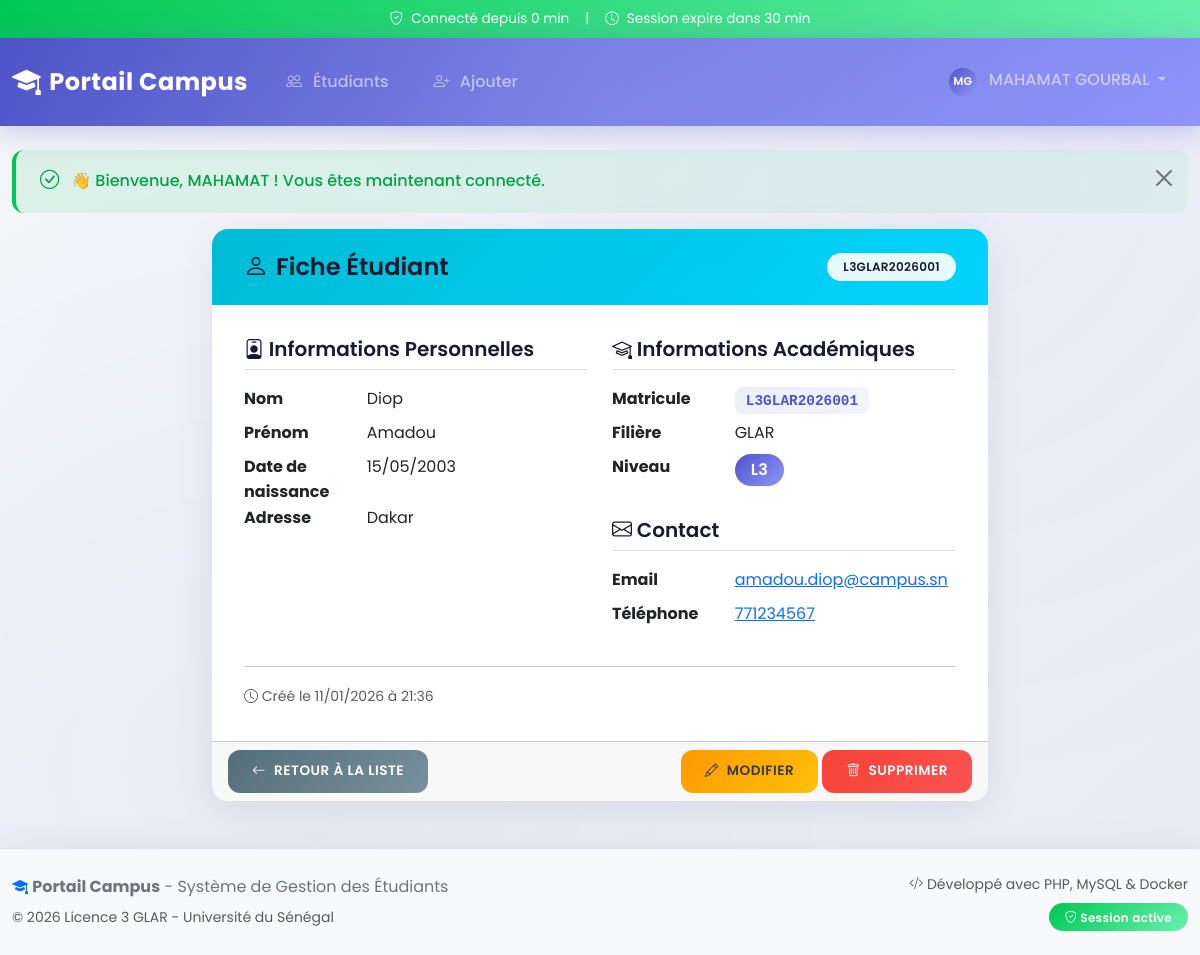
/students/view.php?id=1 (signed in), run on the app's committed database.
### tables this page shows
CREATE TABLE IF NOT EXISTS etudiants (
    id INT AUTO_INCREMENT PRIMARY KEY,
    matricule VARCHAR(20) UNIQUE NOT NULL,
    nom VARCHAR(100) NOT NULL,
    prenom VARCHAR(100) NOT NULL,
    email VARCHAR(150) UNIQUE,
    telephone VARCHAR(20),
    filiere VARCHAR(50),
    niveau ENUM('L1', 'L2', 'L3', 'M1', 'M2') DEFAULT 'L1',
    date_naissance DATE,
    adresse TEXT,
    created_at TIMESTAMP DEFAULT CURRENT_TIMESTAMP,
    updated_at TIMESTAMP DEFAULT CURRENT_TIMESTAMP ON UPDATE CURRENT_TIMESTAMP,
    
    INDEX idx_nom (nom),
    INDEX idx_filiere (filiere),
    INDEX idx_niveau (niveau)
);

### includes/functions.php (called while the page is built, shortened)
<?php
function e(string $string): string {
    return htmlspecialchars($string, ENT_QUOTES, 'UTF-8');
}
?>

### students/view.php (the view, shortened to what this page needs)
<?php
require_once __DIR__ . '/../includes/functions.php';
require_once __DIR__ . '/../config/database.php';
$id = intval($_GET['id'] ?? 0);
$stmt = $pdo->prepare('SELECT * FROM etudiants WHERE id = ?');
$stmt->execute([$id]);
$student = $stmt->fetch();
require_once __DIR__ . '/../includes/header.php';
?>
<div class="row">
    <div class="col-md-8 mx-auto">
        <div class="card">
            <div class="card-header bg-info text-white d-flex justify-content-between align-items-center">
                <h4 class="mb-0"><i class="bi bi-person"></i> Fiche Étudiant</h4>
                <span class="badge bg-light text-dark"><?= e($student['matricule']) ?></span>
            </div>
            <div class="card-body">
                <div class="row">
                    <div class="col-md-6">
                        <h5 class="border-bottom pb-2 mb-3">
                            <i class="bi bi-person-badge"></i> Informations Personnelles
                        </h5>
                        <dl class="row">
                            <dt class="col-sm-4">Nom</dt>
                            <dd class="col-sm-8"><?= e($student['nom']) ?></dd>
                            <dt class="col-sm-4">Prénom</dt>
                            <dd class="col-sm-8"><?= e($student['prenom']) ?></dd>
                            <dt class="col-sm-4">Date de naissance</dt>
                            <dd class="col-sm-8">
                                <?php if ($student['date_naissance']): ?>
                                <?= date('d/m/Y', strtotime($student['date_naissance'])) ?>
                                <?php else: ?>
                                <span class="text-muted">Non renseigné</span>
                                <?php endif; ?>
                            </dd>
                            <dt class="col-sm-4">Adresse</dt>
                            <dd class="col-sm-8">
                                <?= $student['adresse'] ? e($student['adresse']) : '<span class="text-muted">Non renseignée</span>' ?>
                            </dd>
                        </dl>
                    </div>
                    <div class="col-md-6">
                        <h5 class="border-bottom pb-2 mb-3">
                            <i class="bi bi-mortarboard"></i> Informations Académiques
                        </h5>
                        <dl class="row">
                            <dt class="col-sm-4">Matricule</dt>
                            <dd class="col-sm-8"><code><?= e($student['matricule']) ?></code></dd>
                            <dt class="col-sm-4">Filière</dt>
                            <dd class="col-sm-8">
                                <?= $student['filiere'] ? e($student['filiere']) : '<span class="text-muted">Non renseignée</span>' ?>
                            </dd>
                            <dt class="col-sm-4">Niveau</dt>
                            <dd class="col-sm-8">
                                <span class="badge bg-primary fs-6"><?= e($student['niveau']) ?></span>
                            </dd>
                        </dl>
                        <h5 class="border-bottom pb-2 mb-3 mt-4">
                            <i class="bi bi-envelope"></i> Contact
                        </h5>
                        <dl class="row">
                            <dt class="col-sm-4">Email</dt>
                            <dd class="col-sm-8">
                                <?php if ($student['email']): ?>
                                <a href="mailto:<?= e($student['email']) ?>"><?= e($student['email']) ?></a>
                                <?php else: ?>
                                <span class="text-muted">Non renseigné</span>
                                <?php endif; ?>
                            </dd>
                            <dt class="col-sm-4">Téléphone</dt>
                            <dd class="col-sm-8">
                                <?php if ($student['telephone']): ?>
                                <a href="tel:<?= e($student['telephone']) ?>"><?= e($student['telephone']) ?></a>
                                <?php else: ?>
                                <span class="text-muted">Non renseigné</span>
                                <?php endif; ?>
                            </dd>
                        </dl>
                    </div>
                </div>
                <hr>
                <div class="row">
                    <div class="col-12">
                        <small class="text-muted">
                            <i class="bi bi-clock"></i> Créé le <?= date('d/m/Y à H:i', strtotime($student['created_at'])) ?>
                        </small>
                    </div>
                </div>
            </div>
            <div class="card-footer">
                <div class="d-flex justify-content-between">
                    <a href="/students/list.php" class="btn btn-secondary">
                        <i class="bi bi-arrow-left"></i> Retour à la liste
                    </a>
                    <div>
                        <a href="/students/edit.php?id=<?= $student['id'] ?>" class="btn btn-warning">
                            <i class="bi bi-pencil"></i> Modifier
                        </a>
                        <a href="/students/delete.php?id=<?= $student['id'] ?>" class="btn btn-danger"
                           onclick="return confirm('Êtes-vous sûr de vouloir supprimer cet étudiant ?')">
                            <i class="bi bi-trash"></i> Supprimer
                        </a>
                    </div>
                </div>
            </div>
        </div>
    </div>
</div>
<?php require_once __DIR__ . '/../includes/footer.php'; ?>

### assets/css/style.css (style rules this page uses)
:root { --primary-color: #4e54c8; --primary-dark: #3a3f9e; --primary-light: #6b70d6; --secondary-color: #8f94fb; --accent-color: #00d4ff; --success-color: #00c853; --success-light: #69f0ae; --warning-color: #ff9800; --warning-light: #ffc107; --danger-color: #f44336; --danger-light: #ff5252; --info-color: #00bcd4; --info-light: #00d4ff; --dark-color: #1a1a2e; --darker-color: #16213e; --light-bg: #f4f6f9; --white: #ffffff; --gray-100: #f8f9fa; --gray-200: #e9ecef; --gray-300: #dee2e6; --gray-400: #ced4da; --gray-500: #adb5bd; --gray-600: #6c757d; --gray-700: #495057; --gray-800: #343a40; --gray-900: #212529; --card-shadow: 0 10px 40px rgba(0, 0, 0, 0.08); --card-shadow-hover: 0 20px 60px rgba(0, 0, 0, 0.15); --btn-shadow: 0 4px 15px rgba(0, 0, 0, 0.2); --input-shadow: 0 0 0 4px rgba(78, 84, 200, 0.1); --navbar-shadow: 0 4px 30px rgba(78, 84, 200, 0.3); --transition-fast: all 0.2s ease; --transition: all 0.3s ease; --transition-slow: all 0.5s ease; --border-radius-sm: 8px; --border-radius: 12px; --border-radius-lg: 16px; --border-radius-xl: 20px; --border-radius-pill: 50px; }
* { margin: 0; padding: 0; box-sizing: border-box; }
body { font-family: 'Poppins', 'Segoe UI', system-ui, -apple-system, sans-serif; background: linear-gradient(135deg, var(--light-bg) 0%, #e8eaf6 100%); min-height: 100vh; color: var(--gray-800); line-height: 1.6; }
body::before { content: ''; position: fixed; top: 0; left: 0; width: 100%; height: 100%; background: radial-gradient(circle at 20% 80%, rgba(78, 84, 200, 0.03) 0%, transparent 50%), radial-gradient(circle at 80% 20%, rgba(143, 148, 251, 0.03) 0%, transparent 50%); pointer-events: none; z-index: -1; }
h1, h2, h3, h4, h5, h6 { font-weight: 600; color: var(--dark-color); }
.card { border: none; border-radius: var(--border-radius-lg); box-shadow: var(--card-shadow); overflow: hidden; transition: var(--transition); background: var(--white); }
.card-header { border-bottom: none; padding: 1.5rem 2rem; font-weight: 600; display: flex; align-items: center; gap: 0.75rem; }
.card-header h4 { margin: 0; display: flex; align-items: center; gap: 0.5rem; }
.card-header.bg-info { background: linear-gradient(135deg, var(--info-color) 0%, var(--info-light) 100%) !important; }
.card-body { padding: 2rem; }
.btn { border-radius: var(--border-radius); padding: 0.7rem 1.5rem; font-weight: 600; transition: var(--transition); border: none; text-transform: uppercase; letter-spacing: 0.5px; font-size: 0.85rem; position: relative; overflow: hidden; display: inline-flex; align-items: center; justify-content: center; gap: 0.5rem; }
.btn::before { content: ''; position: absolute; top: 0; left: -100%; width: 100%; height: 100%; background: linear-gradient(90deg, transparent, rgba(255, 255, 255, 0.3), transparent); transition: var(--transition-slow); }
.btn-warning { background: linear-gradient(135deg, var(--warning-color) 0%, var(--warning-light) 100%); color: var(--gray-800); }
.btn-danger { background: linear-gradient(135deg, var(--danger-color) 0%, var(--danger-light) 100%); }
.btn-secondary { background: linear-gradient(135deg, #546e7a 0%, #78909c 100%); }
.badge { padding: 0.5rem 1rem; border-radius: var(--border-radius-pill); font-weight: 600; font-size: 0.75rem; letter-spacing: 0.3px; }
.badge.bg-primary { background: linear-gradient(135deg, var(--primary-color) 0%, var(--secondary-color) 100%) !important; }
.badge.bg-light { background: rgba(255, 255, 255, 0.9) !important; color: var(--dark-color) !important; }
.card { animation: fadeInUp 0.5s ease; }
code { background: linear-gradient(135deg, rgba(78, 84, 200, 0.1) 0%, rgba(143, 148, 251, 0.1) 100%); color: var(--primary-color); padding: 0.35rem 0.7rem; border-radius: var(--border-radius-sm); font-weight: 600; font-family: 'Monaco', 'Consolas', monospace; font-size: 0.9rem; }

### data on the page
etudiants: matricule "L3GLAR2026001", nom "Diop", prenom "Amadou", date_naissance "15/05/2003", adresse "Dakar", filiere "GLAR", niveau "L3", email "amadou.diop@campus.sn", telephone "771234567", created_at "11/01/2026 à 21:36"

### other printed values
getSessionDuration() "0 min"
floor(getTimeUntilTimeout() / 60) "30"
getCurrentUserName() "MAHAMAT GOURBAL"
$flash['message'] "👋 Bienvenue, MAHAMAT ! Vous êtes maintenant connecté."
